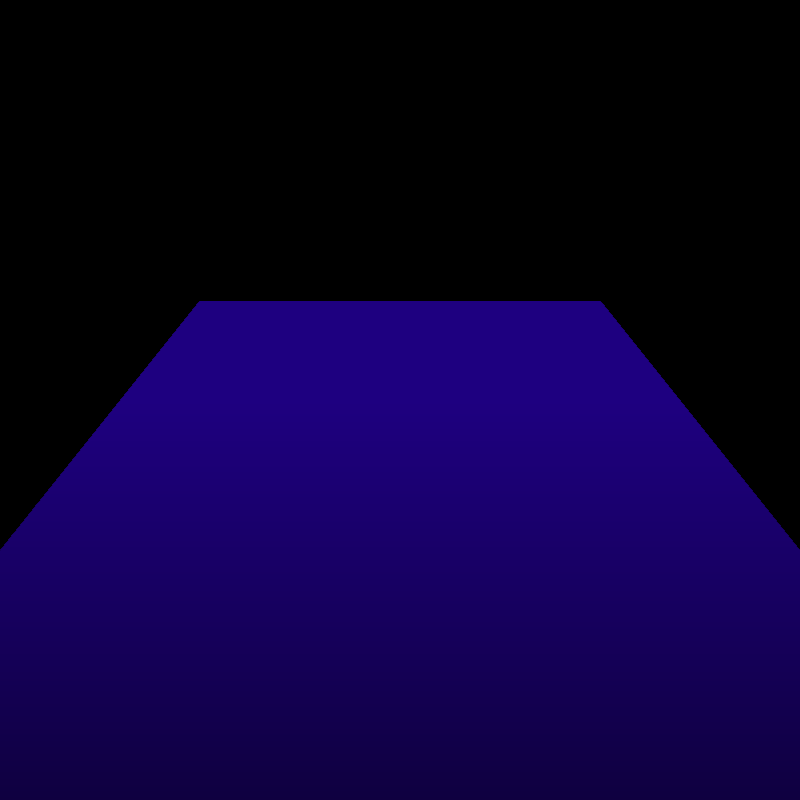
Frame 1 (no input)
Frame 60 (the mouse pressed at the canvas centre just before this capture): identical to frame 1, image omitted
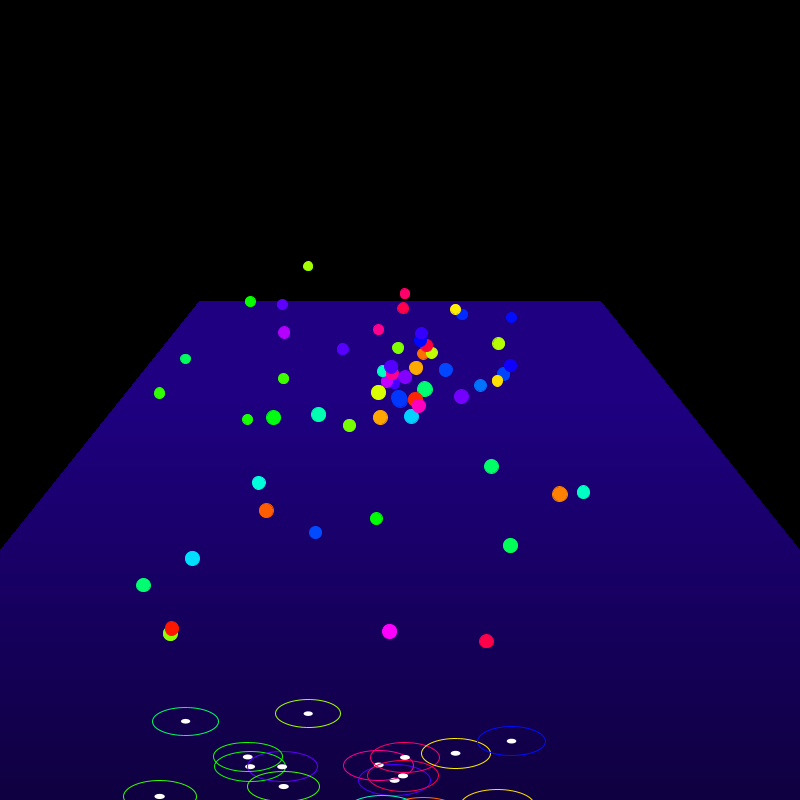
Frame 120 (the mouse held since frame 60 and released just before this capture)

The Processing sketch that drew these frames (run headless with seeded random() and noise(); from frame 60 on, the mouse is pressed at the canvas centre):

// Processing sketch: sketch_3D_Balls
// ── sketch_3D_Balls.pde
ArrayList<Ball> Balls;
float Gravity = 0.3;
float Radius = 7;

void setup() {
  size(800, 800);
  Balls = new ArrayList<Ball>();
  colorMode(HSB);
}

void draw() {
  if (mousePressed) {
    Balls.add(new Ball(mouseX, mouseY));
  }

  background(0);

  DrawFloor();

  for (int i = Balls.size()-1; i >= 0; i--) {
    Ball Current = Balls.get(i);
    Current.Show();
    Current.Update();
    if (Current.Position.y > Current.FinalY) {
      Current.Bounces += 1;
      Current.Velocity.y *= -1;
      if (Current.Bounces > 5) {
        Balls.remove(i); 
      }
    }
  }
}

void DrawFloor() {
  color FirstColour = color(180, 255, 64);
  color EndColour = color(180, 255, 128);
  for (int i = 0; i < 500; i++) {
    float Difference = map(i, 0, 500, -200, 200);
    float In = map(i, 0, 400, 0, 1);
    stroke(lerpColor(FirstColour, EndColour, In));
    line(Difference, height-i, width-Difference, height-i);
  }
}

// ── Ball_Class.pde
class Ball {
  PVector Position;
  PVector Velocity;
  float FinalY;
  color Colour;
  int Bounces = 0;

  Ball(float X, float Y) {
    Position = new PVector(X, Y);
    Velocity = new PVector(random(-5, 5), -random(2, 10));
    FinalY = (height+Position.y)+Velocity.y*50;
    Colour = color(random(255), 255, 255);
  }

  void Show() {
    float Scale = map(FinalY, height-250, height, 0.5, 0.75);
    fill(Colour);
    stroke(Colour);
    ellipse(Position.x, Position.y, 2*Radius*Scale, 2*Radius*Scale);
    noFill();
    ellipse(Position.x, FinalY, 14*Radius*Scale, 6*Radius*Scale);
    noStroke();
    fill(0, 0, 255);
    ellipse(Position.x, FinalY, 2*Radius*Scale, 1*Radius*Scale);
  }

  void Update() {
    Position.add(Velocity);
    float Scale = map(FinalY, height-250, height, 0.5, 0.75);
    float Difference = map(FinalY, height, height-500, -200, 200);
    if (Position.x+Radius > width-Difference || Position.x - Radius < 0+Difference) {
      Velocity.x *= -1;
    }
    Velocity.y += Gravity;
    Velocity.y *= 0.99;
  }
}
